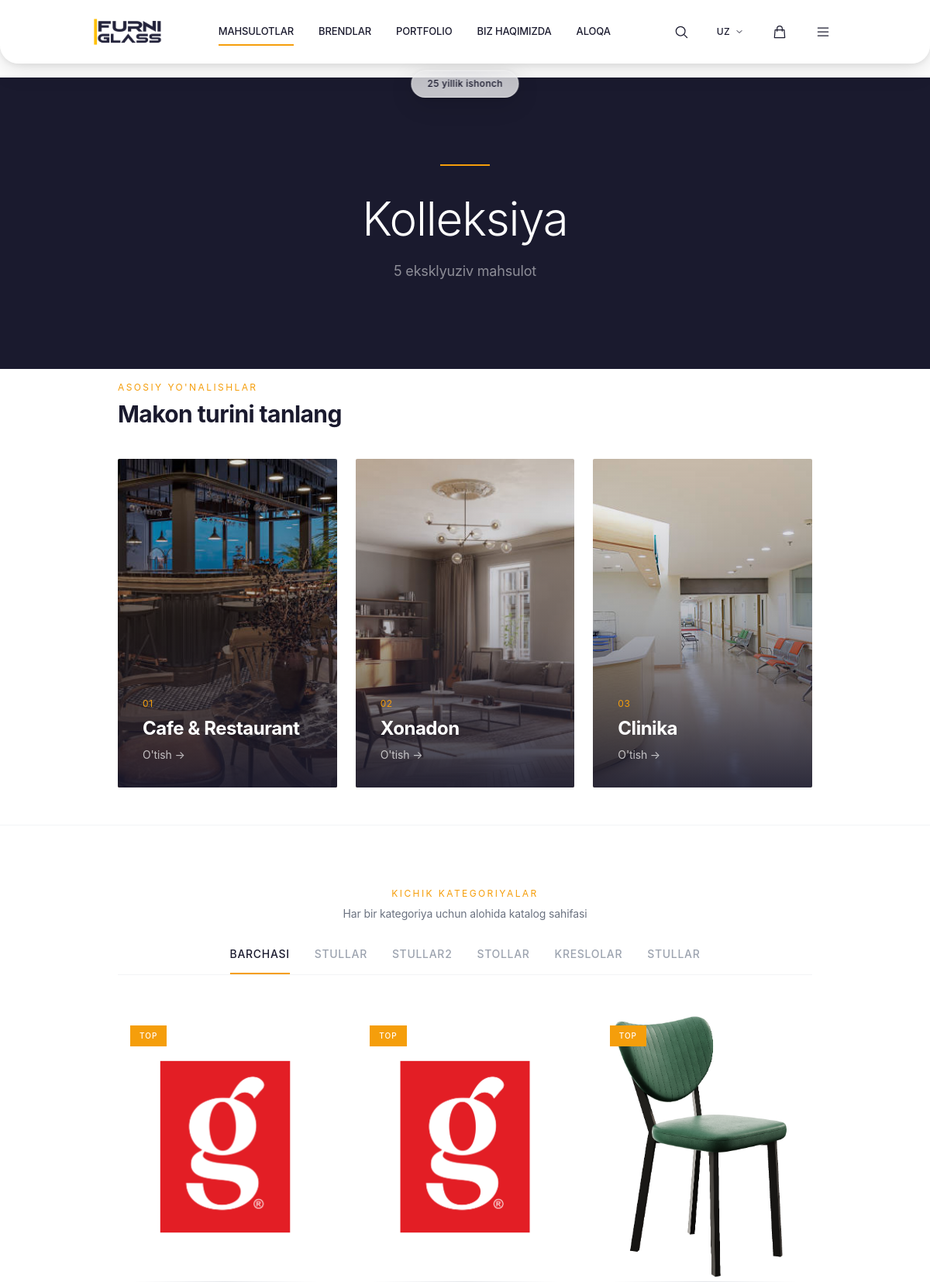
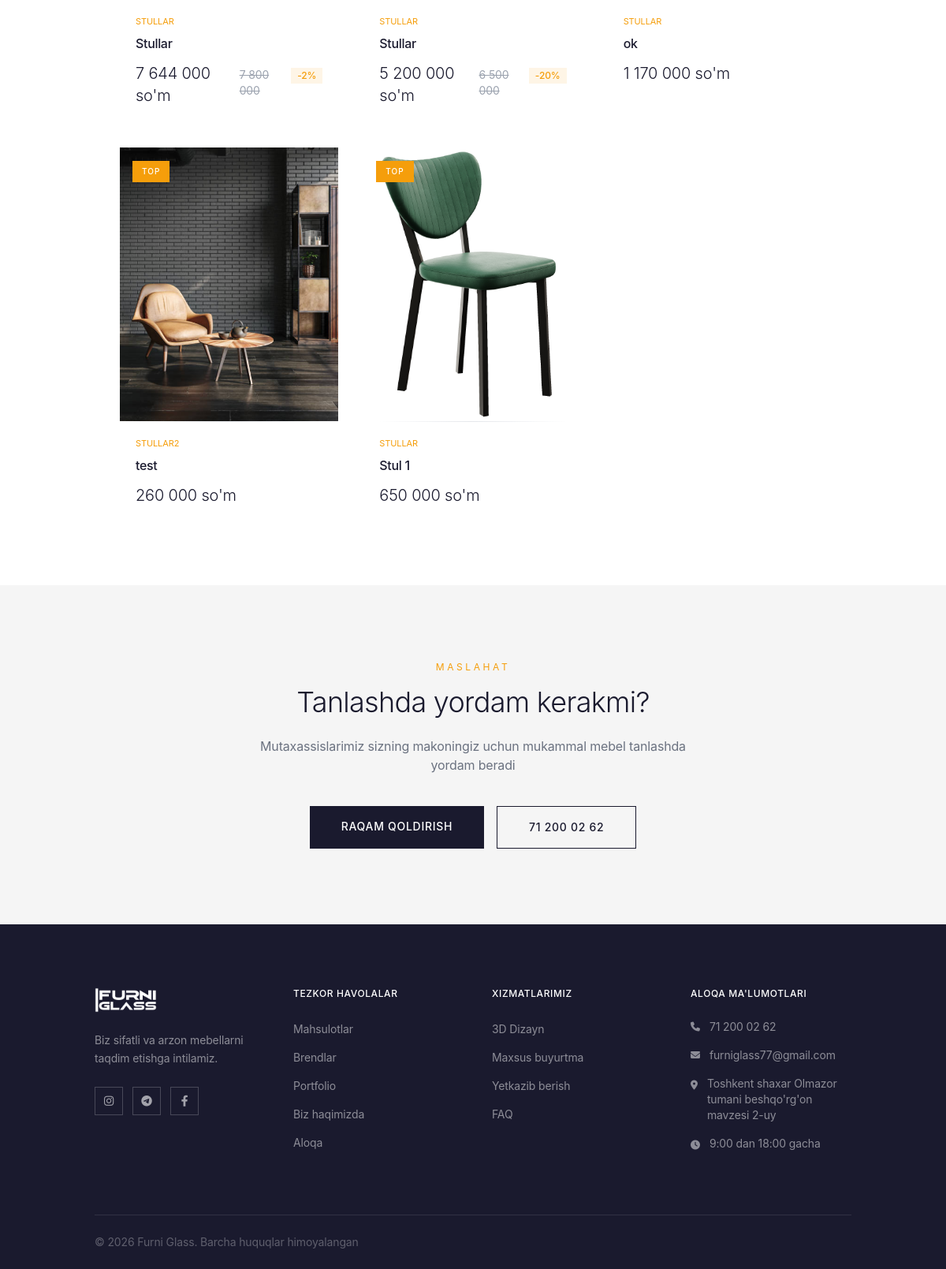
Page /products on the committed database (2 pictures, top to bottom).
### models.py (models this page shows, shortened)
class MainCategory(db.Model):
    id = db.Column(db.Integer, primary_key=True)
    name_uz = db.Column(db.String(200), nullable=False)
    name_ru = db.Column(db.String(200))
    name_en = db.Column(db.String(200))
    slug = db.Column(db.String(100), unique=True, nullable=False)
    description_uz = db.Column(db.Text)
    description_ru = db.Column(db.Text)
    description_en = db.Column(db.Text)
    image = db.Column(db.String(200))
    icon = db.Column(db.String(100))  # Icon nomi yoki path
    order = db.Column(db.Integer, default=0)
    created_at = db.Column(db.DateTime, default=datetime.utcnow)
    categories = db.relationship('Category', backref='main_category', lazy=True)
    reviews = db.relationship('Review', backref='main_category', lazy=True)
    def get_name(self, lang='uz'):
        if lang == 'ru' and self.name_ru:
            return self.name_ru
        elif lang == 'en' and self.name_en:
            return self.name_en
        return self.name_uz

class Category(db.Model):
    id = db.Column(db.Integer, primary_key=True)
    name = db.Column(db.String(100), nullable=False)
    name_uz = db.Column(db.String(100), nullable=False)
    name_ru = db.Column(db.String(100))  # Avtomatik tarjima
    name_en = db.Column(db.String(100))  # Avtomatik tarjima
    slug = db.Column(db.String(100), unique=True, nullable=False)
    image = db.Column(db.String(200))
    main_category_id = db.Column(db.Integer, db.ForeignKey('main_category.id'), nullable=True)
    products = db.relationship('Product', backref='category', lazy=True)
    def get_name(self, lang='uz'):
        if lang == 'ru' and self.name_ru:
            return self.name_ru
        elif lang == 'en' and self.name_en:
            return self.name_en
        return self.name_uz or self.name

class Product(db.Model):
    id = db.Column(db.Integer, primary_key=True)
    name = db.Column(db.String(200), nullable=False)
    name_uz = db.Column(db.String(200), nullable=False)
    name_ru = db.Column(db.String(200))  # Avtomatik tarjima
    name_en = db.Column(db.String(200))  # Avtomatik tarjima
    description = db.Column(db.Text)
    description_uz = db.Column(db.Text)
    description_ru = db.Column(db.Text)  # Avtomatik tarjima
    description_en = db.Column(db.Text)  # Avtomatik tarjima
    price = db.Column(db.Float, nullable=False)
    price_som = db.Column(db.Integer)  # exact so'm, preferred for display/calculation
    discount = db.Column(db.Integer, default=0)  # Chegirma foizi (0-100)
    size = db.Column(db.String(100))
    material = db.Column(db.String(100))
    material_uz = db.Column(db.String(100))
    material_ru = db.Column(db.String(100))  # Avtomatik tarjima
    material_en = db.Column(db.String(100))  # Avtomatik tarjima
    category_id = db.Column(db.Integer, db.ForeignKey('category.id'), nullable=False)
    is_bestseller = db.Column(db.Boolean, default=False)
    warranty = db.Column(db.String(50))
    warranty_uz = db.Column(db.String(50))
    images = db.Column(db.Text)  # JSON string of image paths
    colors = db.Column(db.Text)  # JSON string of color options: [{"name": "Qora", "hex": "#1a1a2e"}, ...]
    created_at = db.Column(db.DateTime, default=datetime.utcnow)
    def get_name(self, lang='uz'):
        if lang == 'ru' and self.name_ru:
            return self.name_ru
        elif lang == 'en' and self.name_en:
            return self.name_en
        return self.name_uz or self.name
    def get_discounted_price(self):
        if self.discount and self.discount > 0:
            return self.price * (1 - self.discount / 100)
        return self.price
    def get_discounted_price_som(self):
        if self.price_som is None:
            return None
        if self.discount and self.discount > 0:
            return int(round(self.price_som * (1 - self.discount / 100)))
        return int(self.price_som)

### app.py (the view, shortened to what this page needs)
@app.route('/products')
def products():
    category_id = request.args.get('category', type=int)
    if category_id:
        cat = Category.query.get(category_id)
        if cat and cat.slug:
            return redirect(url_for('category_detail', slug=cat.slug), code=301)
    min_price = request.args.get('min_price', type=float)
    max_price = request.args.get('max_price', type=float)
    material = request.args.get('material')
    size = request.args.get('size')
    search_query = request.args.get('q', '').strip()
    query = Product.query
    rate = get_exchange_rate()
    if min_price:
        query = query.filter(Product.price >= (min_price / rate))
    if max_price:
        query = query.filter(Product.price <= (max_price / rate))
    if material:
        query = query.filter(Product.material.contains(material))
    if size:
        query = query.filter(Product.size.contains(size))
    products = query.order_by(Product.created_at.desc()).all()
    categories = Category.query.order_by(Category.id.desc()).all()
    main_categories = MainCategory.query.order_by(MainCategory.order).all()
    materials = db.session.query(Product.material).distinct().all()
    sizes = db.session.query(Product.size).distinct().all()
    return render_template(
        'products.html',
        products=products,
        categories=categories,
        main_categories=main_categories,
        materials=[m[0] for m in materials if m[0]],
        sizes=[s[0] for s in sizes if s[0]],
        search_query=search_query,
        usd_rate=rate,
    )

### templates/products.html (shortened to what this page needs)
{% extends "base.html" %}
{% block content %}
<section class="bg-[#1a1a2e] py-20 lg:py-28">
    <div class="container mx-auto px-6 lg:px-16">
        <div class="max-w-4xl mx-auto text-center">
            <div class="inline-block h-[2px] w-16 bg-[#f59e0b] mb-8"></div>
            <h1 class="text-white text-4xl md:text-5xl lg:text-6xl font-light leading-[1.1] mb-6">
                {% if lang == 'ru' %}Коллекция{% elif lang == 'en' %}Collection{% else %}Kolleksiya{% endif %}
            </h1>
            <p class="text-white/50 text-lg">
                {{ products|length }} {% if lang == 'ru' %}эксклюзивных изделий{% elif lang == 'en' %}exclusive pieces{% else %}eksklyuziv mahsulot{% endif %}
            </p>
        </div>
    </div>
</section>
{% if main_categories %}
<section class="bg-white pt-4 pb-8 lg:pb-12 reveal-section revealed border-b border-gray-100">
    <div class="container mx-auto px-6 lg:px-16">
        <div class="max-w-3xl mb-8 lg:mb-10">
            <p class="text-[#f59e0b] text-xs tracking-[0.2em] uppercase mb-2">{% if lang == 'ru' %}Направления{% elif lang == 'en' %}Directions{% else %}Asosiy yo'nalishlar{% endif %}</p>
            <h2 class="text-2xl md:text-3xl font-bold text-[#1a1a2e] leading-tight">
                {% if lang == 'ru' %}Выберите тип пространства{% elif lang == 'en' %}Choose your space type{% else %}Makon turini tanlang{% endif %}
            </h2>
        </div>
        <div class="grid grid-cols-1 md:grid-cols-3 gap-4 lg:gap-6">
            {% for main_cat in main_categories %}
            <a href="/main-category/{{ main_cat.slug }}" class="category-card group relative aspect-[3/4] md:aspect-[2/3] rounded-sm">
                {% if main_cat.image %}
                <img src="/uploads/{{ main_cat.image }}" alt="{{ main_cat.get_name(lang) }}" class="absolute inset-0 w-full h-full object-cover">
                {% else %}
                <div class="absolute inset-0 bg-gradient-to-br from-[#1a1a2e] to-[#2d2d44]"></div>
                {% endif %}
                <div class="absolute inset-0 z-10 flex flex-col justify-end p-6 lg:p-8">
                    <span class="text-[#f59e0b] text-xs tracking-wider uppercase mb-2">0{{ loop.index }}</span>
                    <h3 class="text-xl md:text-2xl font-bold text-white mb-2">{{ main_cat.get_name(lang) }}</h3>
                    <span class="text-white/70 text-sm group-hover:text-[#f59e0b] transition-colors">{% if lang == 'ru' %}Перейти{% elif lang == 'en' %}Open{% else %}O'tish{% endif %} →</span>
                </div>
            </a>
            {% endfor %}
        </div>
    </div>
</section>
{% endif %}
<section class="bg-white py-12 lg:py-20 reveal-section revealed">
    <div class="container mx-auto px-6 lg:px-16">
        {% if categories %}
        <div class="mb-4 text-center">
            <p class="text-[#f59e0b] text-xs tracking-[0.2em] uppercase mb-2">{% if lang == 'ru' %}Категории{% elif lang == 'en' %}Categories{% else %}Kichik kategoriyalar{% endif %}</p>
            <p class="text-gray-500 text-sm max-w-xl mx-auto">{% if lang == 'ru' %}Откройте отдельную страницу каталога по категории{% elif lang == 'en' %}Open a dedicated catalog page per category{% else %}Har bir kategoriya uchun alohida katalog sahifasi{% endif %}</p>
        </div>
        <div class="border-b border-gray-100 mb-12 overflow-x-auto">
            <div class="flex gap-8 min-w-max justify-center">
                <a href="/products" class="category-tab py-4 text-sm font-medium tracking-wider uppercase active text-[#1a1a2e] transition whitespace-nowrap">
                    {{ T.common.all[lang] }}
                </a>
                {% for cat in categories %}
                <a href="/category/{{ cat.slug }}" class="category-tab py-4 text-sm font-medium tracking-wider uppercase text-gray-400 hover:text-[#1a1a2e] transition whitespace-nowrap">
                    {{ cat.get_name(lang) }}
                </a>
                {% endfor %}
            </div>
        </div>
        {% endif %}
        {% if products %}
        <div class="grid grid-cols-1 sm:grid-cols-2 lg:grid-cols-3 xl:grid-cols-4 gap-8">
            {% for product in products %}
            <article class="product-card group">
                <div class="card-image aspect-[4/5] bg-[#f5f5f5]">
                        {% if product.images %}
                            {% set images = product.images|from_json %}
                            {% if images %}
                        <img src="/uploads/{{ images[0] }}" alt="{{ product.get_name(lang) }}"
                             class="w-full h-full object-cover">
                        {% endif %}
                    {% endif %}
                    {% if product.is_bestseller %}
                    <div class="card-badge">
                        <span class="inline-block bg-[#f59e0b] text-white text-[10px] px-3 py-1.5 font-medium tracking-widest uppercase">
                            {% if lang == 'ru' %}Хит{% elif lang == 'en' %}Best{% else %}Top{% endif %}
                        </span>
                    </div>
                    {% endif %}
                </div>
                <div class="card-content">
                    <p class="text-[11px] text-[#f59e0b] tracking-widest uppercase mb-2">
                        {% if product.category %}
                        <a href="/category/{{ product.category.slug }}" class="hover:underline">{{ product.category.get_name(lang) }}</a>
                        {% else %}Mebel{% endif %}
                    </p>
                    <a href="/product/{{ product.id }}" class="block">
                        <h3 class="text-[#1a1a2e] font-medium mb-3 line-clamp-1 group-hover:text-[#f59e0b] transition-colors">
                            {{ product.get_name(lang) }}
                        </h3>
                    </a>
                    <div class="flex items-baseline gap-2">
                        {% if product.discount and product.discount > 0 %}
                        <span class="text-xl font-light text-[#1a1a2e]">{{ "{:,}".format(product.get_discounted_price_som() if product.get_discounted_price_som() is not none else (product.get_discounted_price()|to_som(usd_rate))).replace(",", " ") }} so'm</span>
                        <span class="text-sm text-gray-400 line-through">{{ "{:,}".format(product.price_som if product.price_som is not none else (product.price|to_som(usd_rate))).replace(",", " ") }}</span>
                        <span class="bg-[#f59e0b]/10 text-[#f59e0b] px-2 py-0.5 text-xs font-medium">-{{ product.discount }}%</span>
                        {% else %}
                        <span class="text-xl font-light text-[#1a1a2e]">{{ "{:,}".format(product.price_som if product.price_som is not none else (product.price|to_som(usd_rate))).replace(",", " ") }} so'm</span>
                        {% endif %}
                    </div>
                </div>
            </article>
            {% endfor %}
        </div>
        {% endif %}
    </div>
</section>
<section class="py-24 bg-[#f5f5f5]">
    <div class="container mx-auto px-6 lg:px-16">
        <div class="max-w-3xl mx-auto text-center">
            <p class="text-[#f59e0b] text-xs tracking-[0.3em] uppercase mb-4">{% if lang == 'ru' %}Консультация{% elif lang == 'en' %}Consultation{% else %}Maslahat{% endif %}</p>
            <h2 class="text-3xl md:text-4xl font-light text-[#1a1a2e] mb-6">
                {% if lang == 'ru' %}Нужна помощь в выборе?{% elif lang == 'en' %}Need help choosing?{% else %}Tanlashda yordam kerakmi?{% endif %}
            </h2>
            <p class="text-gray-500 mb-10 max-w-xl mx-auto">
                {% if lang == 'ru' %}Наши специалисты помогут подобрать идеальную мебель для вашего пространства{% elif lang == 'en' %}Our specialists will help you find the perfect furniture for your space{% else %}Mutaxassislarimiz sizning makoningiz uchun mukammal mebel tanlashda yordam beradi{% endif %}
            </p>
            <div class="flex flex-wrap justify-center gap-4">
                <a href="/contact" class="bg-[#1a1a2e] text-white px-10 py-4 text-sm font-medium tracking-wider uppercase hover:bg-[#f59e0b] transition-colors">
                    {% if lang == 'ru' %}Оставить номер{% elif lang == 'en' %}Leave a number{% else %}Raqam qoldirish{% endif %}
                </a>
                <a href="tel:+998712000262" class="border border-[#1a1a2e] text-[#1a1a2e] px-10 py-4 text-sm font-medium tracking-wider uppercase hover:bg-[#1a1a2e] hover:text-white transition-all">
                    71 200 02 62
                </a>
            </div>
        </div>
    </div>
</section>
{% endblock %}

### rows in the picture
MainCategory: image (picture), get_name "Cafe & Restaurant"
MainCategory: image (picture), get_name "Xonadon"
MainCategory: image (picture), get_name "Clinika"
Category: get_name "STULLAR"
Category: get_name "STULLAR2"
Category: get_name "STOLLAR"
Category: get_name "KRESLOLAR"
Category: get_name "STULLAR"
Product: is_bestseller "TOP", category.get_name "STULLAR", get_name "Stullar", price_som+discount+price "7 644 000", price_som+price "7 800 000", discount "2"
Product: is_bestseller "TOP", category.get_name "STULLAR", get_name "Stullar", price_som+discount+price "5 200 000", price_som+price "6 500 000", discount "20"
Product: is_bestseller "TOP", category.get_name "STULLAR", get_name "ok", price_som+price "1 170 000"
Product: get_name (picture), is_bestseller "TOP", category.get_name "STULLAR2", get_name "test", price_som+price "260 000"
Product: is_bestseller "TOP", category.get_name "STULLAR", get_name "Stul 1", price_som+price "650 000"

### other values in the picture
{{ T.nav.products[lang] }} "MAHSULOTLAR"
{{ T.nav.brands[lang] }} "BRENDLAR"
{{ T.nav.about[lang] }} "BIZ HAQIMIZDA"
{{ T.nav.contact[lang] }} "ALOQA"
{{ lang }} "UZ"
{{ products|length }} "5"
{{ T.common.all[lang] }} "BARCHASI"
{{ T.footer.description[lang] }} "Biz sifatli va arzon mebellarni taqdim etishga intilamiz."
{{ T.footer.quick_links[lang] }} "TEZKOR HAVOLALAR"
{{ T.nav.products[lang] }} "Mahsulotlar"
{{ T.nav.brands[lang] }} "Brendlar"
{{ T.nav.about[lang] }} "Biz haqimizda"
{{ T.nav.contact[lang] }} "Aloqa"
{{ T.footer.our_services[lang] }} "XIZMATLARIMIZ"
{{ T.footer.contact_info[lang] }} "ALOQA MA'LUMOTLARI"
